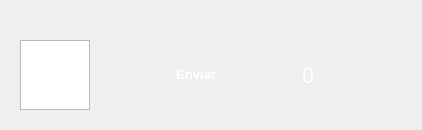
                 <widget class="QFrame" name="frame_secret">
                  <property name="maximumSize">
                   <size>
                    <width>0</width>
                    <height>0</height>
                   </size>
                  </property>
                  <layout class="QVBoxLayout" name="verticalLayout_18">
                   <item>
                    <widget class="QLabel" name="label_gif">
                     <property name="minimumSize">
                      <size>
                       <width>0</width>
                       <height>0</height>
                      </size>
                     </property>
                     <property name="text">
                      <string/>
                     </property>
                     <property name="pixmap">
                      <pixmap>iconos/e6092675116ddd704bf4a0330fff4de1c95acdfc_00.gif</pixmap>
                     </property>
                     <property name="scaledContents">
                      <bool>false</bool>
                     </property>
                    </widget>
                   </item>
                   <item>
                    <widget class="QFrame" name="horizontalFrame">
                     <property name="maximumSize">
                      <size>
                       <width>16777215</width>
                       <height>150</height>
                      </size>
                     </property>
                     <layout class="QHBoxLayout" name="horizontalLayout_18">
                      <item>
                       <widget class="QTextEdit" name="textEdit">
                        <property name="maximumSize">
                         <size>
                          <width>11111111</width>
                          <height>16777215</height>
                         </size>
                        </property>
                        <property name="font">
                         <font>
                          <pointsize>24</pointsize>
                         </font>
                        </property>
                        <property name="styleSheet">
                         <string notr="true">color:white;</string>
                        </property>
                       </widget>
                      </item>
                      <item>
                       <widget class="QPushButton" name="btn_test">
                        <property name="minimumSize">
                         <size>
                          <width>200</width>
                          <height>0</height>
                         </size>
                        </property>
                        <property name="maximumSize">
                         <size>
                          <width>200</width>
                          <height>16777215</height>
                         </size>
                        </property>
                        <property name="font">
                         <font>
                          <pointsize>10</pointsize>
                          <weight>75</weight>
                          <bold>true</bold>
                         </font>
                        </property>
                        <property name="styleSheet">
                         <string notr="true">QPushButton {
	border: none;
	background-color: transparent;
	color: rgb(255, 255, 255);
}
QPushButton:hover {
	border: none;
	background-color: rgb(134, 145, 133);
	border-radius: 10px;
	color: rgb(255, 255, 255)
}
</string>
                        </property>
                        <property name="text">
                         <string>Enviar</string>
                        </property>
                        <property name="icon">
                         <iconset>
                          <normaloff>imagenes/home_icon.png</normaloff>imagenes/home_icon.png</iconset>
                        </property>
                        <property name="iconSize">
                         <size>
                          <width>40</width>
                          <height>40</height>
                         </size>
                        </property>
                       </widget>
                      </item>
                      <item>
                       <widget class="QLabel" name="label_37">
                        <property name="minimumSize">
                         <size>
                          <width>100</width>
                          <height>0</height>
                         </size>
                        </property>
                        <property name="maximumSize">
                         <size>
                          <width>230</width>
                          <height>16777215</height>
                         </size>
                        </property>
                        <property name="font">
                         <font>
                          <family>Segoe UI Variable</family>
                          <pointsize>16</pointsize>
                         </font>
                        </property>
                        <property name="autoFillBackground">
                         <bool>false</bool>
                        </property>
                        <property name="styleSheet">
                         <string notr="true">color:rgb(255, 255, 255)</string>
                        </property>
                        <property name="text">
                         <string>0</string>
                        </property>
                        <property name="alignment">
                         <set>Qt::AlignLeading|Qt::AlignLeft|Qt::AlignVCenter</set>
                        </property>
                       </widget>
                      </item>
                     </layout>
                    </widget>
                   </item>
                  </layout>
                 </widget>
